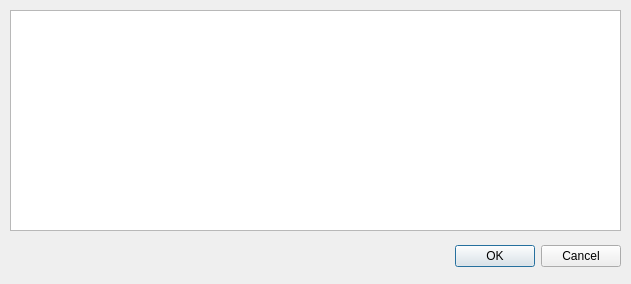
<?xml version="1.0" encoding="UTF-8"?>
<ui version="4.0">
 <class>BuildSteps</class>
 <widget class="QDialog" name="BuildSteps">
  <property name="geometry">
   <rect>
    <x>0</x>
    <y>0</y>
    <width>631</width>
    <height>284</height>
   </rect>
  </property>
  <property name="windowTitle">
   <string>Dialog</string>
  </property>
  <widget class="QDialogButtonBox" name="buttonBox">
   <property name="geometry">
    <rect>
     <x>30</x>
     <y>240</y>
     <width>591</width>
     <height>32</height>
    </rect>
   </property>
   <property name="orientation">
    <enum>Qt::Horizontal</enum>
   </property>
   <property name="standardButtons">
    <set>QDialogButtonBox::Cancel|QDialogButtonBox::Ok</set>
   </property>
  </widget>
  <widget class="QListView" name="listView">
   <property name="geometry">
    <rect>
     <x>10</x>
     <y>10</y>
     <width>611</width>
     <height>221</height>
    </rect>
   </property>
  </widget>
 </widget>
 <resources/>
 <connections>
  <connection>
   <sender>buttonBox</sender>
   <signal>accepted()</signal>
   <receiver>BuildSteps</receiver>
   <slot>accept()</slot>
   <hints>
    <hint type="sourcelabel">
     <x>248</x>
     <y>254</y>
    </hint>
    <hint type="destinationlabel">
     <x>157</x>
     <y>274</y>
    </hint>
   </hints>
  </connection>
  <connection>
   <sender>buttonBox</sender>
   <signal>rejected()</signal>
   <receiver>BuildSteps</receiver>
   <slot>reject()</slot>
   <hints>
    <hint type="sourcelabel">
     <x>316</x>
     <y>260</y>
    </hint>
    <hint type="destinationlabel">
     <x>286</x>
     <y>274</y>
    </hint>
   </hints>
  </connection>
 </connections>
</ui>
